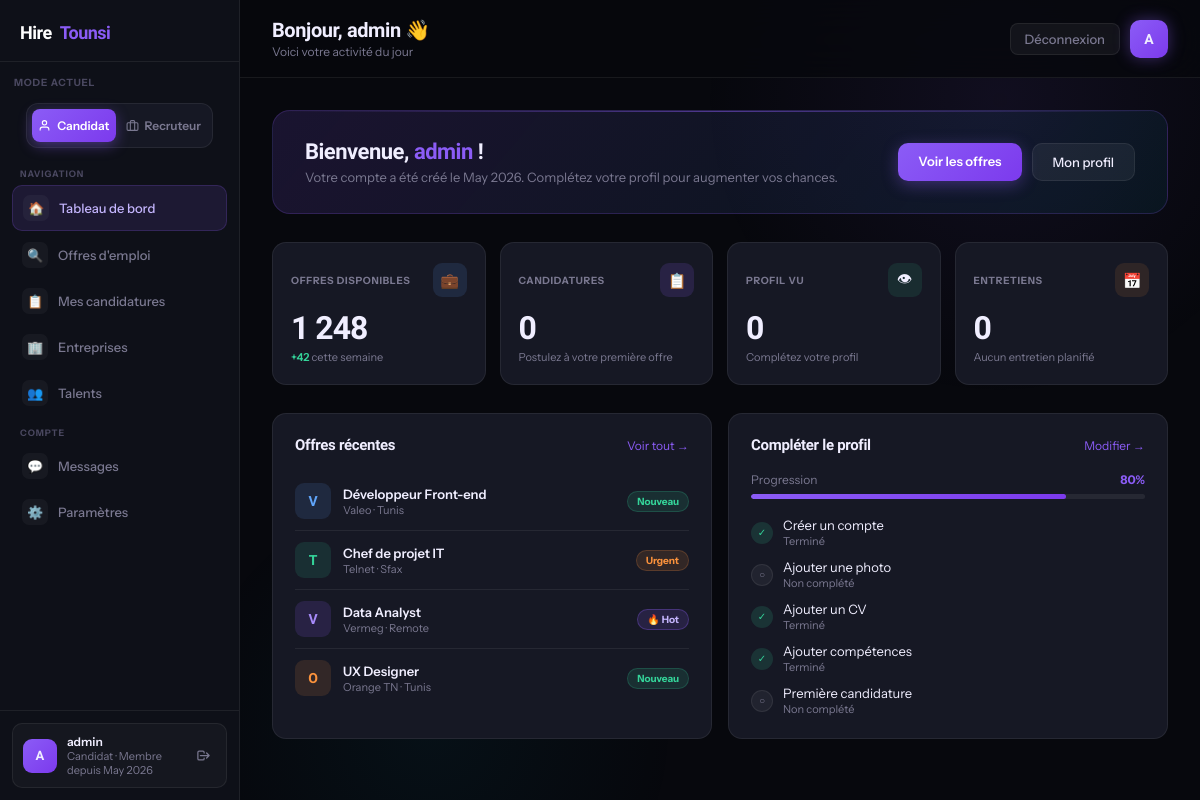
The page /dashboard.php (signed in) on the database its author committed.
### tables this page shows
CREATE TABLE `users` (
  `id` int(11) NOT NULL,
  `name` varchar(100) NOT NULL,
  `email` varchar(150) NOT NULL,
  `password` varchar(255) NOT NULL,
  `created_at` timestamp NOT NULL DEFAULT current_timestamp(),
  `phone` varchar(20) DEFAULT NULL,
  `bio` text DEFAULT NULL,
  `skills` text DEFAULT NULL,
  `cv_path` varchar(255) DEFAULT NULL,
  `avatar_path` varchar(255) DEFAULT NULL,
  `job_title` varchar(100) DEFAULT NULL,
  `role` enum('candidat','recruteur','both','admin') DEFAULT 'candidat',
  `is_recruiter` tinyint(1) DEFAULT 0,
  `profile_photo` varchar(255) DEFAULT NULL,
  `cv` varchar(255) DEFAULT NULL
);

### dashboard.php (the view, shortened to what this page needs)
<?php
include "config.php";
$userId = $_SESSION["user_id"];
$stmt = $pdo->prepare("SELECT * FROM users WHERE id = ?");
$stmt->execute([$userId]);
$userData = $stmt->fetch();
$userName = htmlspecialchars($userData["name"]);
$initials = strtoupper(substr($userName, 0, 1));
$joinDate  = isset($userData['created_at']) ? date('M Y', strtotime($userData['created_at'])) : 'N/A';
$fields = [
    !empty($userData['name']),
    !empty($userData['email']),
    !empty($userData['photo']),
    !empty($userData['cv']),
    !empty($userData['skills'])
];
$completed = array_sum($fields);
$total = count($fields);
$progress = intval(($completed / $total) * 100);
?>
<!DOCTYPE html>
<html lang="fr">
<head>
</head>
<body>
  <aside class="sidebar">
    <a href="index.html" class="sidebar-logo">
      Hire<em>Tounsi</em>
    </a>
    <div style="padding: 14px 12px 0">
      <div style="font-size:10px;font-weight:700;letter-spacing:.08em;text-transform:uppercase;color:var(--muted2);margin-bottom:8px;padding:0 2px">
        Mode actuel
      </div>
      <div class="role-switcher">
        <a href="switch_role.php?role=candidat" class="role-btn active" id="btn-candidat">
          <svg width="13" height="13" viewBox="0 0 24 24" fill="none" stroke="currentColor" stroke-width="2">
            <path d="M20 21v-2a4 4 0 0 0-4-4H8a4 4 0 0 0-4 4v2"/>
            <circle cx="12" cy="7" r="4"/>
          </svg>
          Candidat
        </a>
        <a href="switch_role.php?role=recruteur" class="role-btn" id="btn-recruteur">
          <svg width="13" height="13" viewBox="0 0 24 24" fill="none" stroke="currentColor" stroke-width="2">
            <rect width="20" height="14" x="2" y="7" rx="2"/>
            <path d="M16 21V5a2 2 0 0 0-2-2h-4a2 2 0 0 0-2 2v16"/>
          </svg>
          Recruteur
        </a>
      </div>
    </div>
    <nav class="sidebar-nav">
      <span class="nav-sep">Navigation</span>
      <a href="#" class="nav-item active">
        <span class="nav-icon">🏠</span> Tableau de bord
      </a>
      <a href="jobs.php" class="nav-item">
        <span class="nav-icon">🔍</span> Offres d'emploi
      </a>
      <a href="#" class="nav-item">
        <span class="nav-icon">📋</span> Mes candidatures
      </a>
      <a href="#" class="nav-item">
        <span class="nav-icon">🏢</span> Entreprises
      </a>
      <a href="#" class="nav-item">
        <span class="nav-icon">👥</span> Talents
      </a>
      <span class="nav-sep">Compte</span>
      <a href="#" class="nav-item">
        <span class="nav-icon">💬</span> Messages
      </a>
      <a href="#" class="nav-item">
        <span class="nav-icon">⚙️</span> Paramètres
      </a>
    </nav>
    <div class="sidebar-bottom">
      <div class="user-pill">
        <div class="avatar-sm"><?= $initials ?></div>
        <div class="user-pill-info">
          <div class="upn"><?= $userName ?></div>
          <div class="upr">Candidat · Membre depuis <?= $joinDate ?></div>
        </div>
        <a href="logout.php" class="logout-btn" title="Déconnexion">
          <svg width="15" height="15" fill="none" viewBox="0 0 24 24" stroke="currentColor" stroke-width="2">
            <path stroke-linecap="round" stroke-linejoin="round" d="M17 16l4-4m0 0l-4-4m4 4H7m6 4v1a2 2 0 01-2 2H5a2 2 0 01-2-2V7a2 2 0 012-2h6a2 2 0 012 2v1"/>
          </svg>
        </a>
      </div>
    </div>
  </aside>
  <div class="main">
    <div class="topbar">
      <div>
        <h1>Bonjour, <?= $userName ?> 👋</h1>
        <p>Voici votre activité du jour</p>
      </div>
      <div class="topbar-right">
        <a href="logout.php" class="topbar-logout">Déconnexion</a>
        <div class="avatar-lg"><?= $initials ?></div>
      </div>
    </div>
    <div class="content">
      <div class="welcome-banner">
        <div>
          <h2>Bienvenue, <span><?= $userName ?></span> !</h2>
          <p>Votre compte a été créé le <?= $joinDate ?>. Complétez votre profil pour augmenter vos chances.</p>
        </div>
        <div class="welcome-actions">
          <a href="jobs.php" class="btn-primary">Voir les offres</a>
          <a href="profile.php" class="btn-secondary">Mon profil</a>
        </div>
      </div>
      <div class="stats-grid">
        <div class="stat-card">
          <div class="stat-top">
            <span class="stat-label">Offres disponibles</span>
            <div class="stat-icon si-blue">💼</div>
          </div>
          <div class="stat-val">1 248</div>
          <div class="stat-sub"><em>+42</em> cette semaine</div>
        </div>
        <div class="stat-card">
          <div class="stat-top">
            <span class="stat-label">Candidatures</span>
            <div class="stat-icon si-purple">📋</div>
          </div>
          <div class="stat-val">0</div>
          <div class="stat-sub">Postulez à votre première offre</div>
        </div>
        <div class="stat-card">
          <div class="stat-top">
            <span class="stat-label">Profil vu</span>
            <div class="stat-icon si-green">👁</div>
          </div>
          <div class="stat-val">0</div>
          <div class="stat-sub">Complétez votre profil</div>
        </div>
        <div class="stat-card">
          <div class="stat-top">
            <span class="stat-label">Entretiens</span>
            <div class="stat-icon si-orange">📅</div>
          </div>
          <div class="stat-val">0</div>
          <div class="stat-sub">Aucun entretien planifié</div>
        </div>
      </div>
      <div class="two-col">
        <div class="panel">
          <div class="panel-header">
            <span class="panel-title">Offres récentes</span>
            <a href="jobs.php" class="panel-action">Voir tout →</a>
          </div>
          <div class="job-item">
            <div class="job-co" style="background:rgba(96,165,250,.12);color:#60a5fa;">V</div>
            <div class="job-info">
              <div class="job-title">Développeur Front-end</div>
              <div class="job-company">Valeo · Tunis</div>
            </div>
            <span class="job-badge badge-new">Nouveau</span>
          </div>
          <div class="job-item">
            <div class="job-co" style="background:rgba(52,211,153,.12);color:#34d399;">T</div>
            <div class="job-info">
              <div class="job-title">Chef de projet IT</div>
              <div class="job-company">Telnet · Sfax</div>
            </div>
            <span class="job-badge badge-urgent">Urgent</span>
          </div>
          <div class="job-item">
            <div class="job-co" style="background:rgba(139,92,246,.15);color:#a78bfa;">V</div>
            <div class="job-info">
              <div class="job-title">Data Analyst</div>
              <div class="job-company">Vermeg · Remote</div>
            </div>
            <span class="job-badge badge-hot">🔥 Hot</span>
          </div>
          <div class="job-item">
            <div class="job-co" style="background:rgba(251,146,60,.12);color:#fb923c;">O</div>
            <div class="job-info">
              <div class="job-title">UX Designer</div>
              <div class="job-company">Orange TN · Tunis</div>
            </div>
            <span class="job-badge badge-new">Nouveau</span>
          </div>
        </div>
<div class="panel">
  <div class="panel-header">
    <span class="panel-title">Compléter le profil</span>
    <a href="edit_profile.php" class="panel-action">Modifier →</a>
  </div>
  <div class="progress-wrap">
    <div class="progress-top">
      <span style="color:var(--muted)">Progression</span>
      <strong><?= $progress ?>%</strong>
    </div>
    <div class="progress-bar">
      <div class="progress-fill" style="width:<?= $progress ?>%"></div>
    </div>
  </div>
  <div class="completion-list">
    <div class="completion-item">
      <div class="check done">✓</div>
      <div class="completion-text">Créer un compte <span>Terminé</span></div>
    </div>
    <div class="completion-item">
      <div class="check <?= !empty($userData['photo']) ? 'done' : 'todo' ?>">
        <?= !empty($userData['photo']) ? '✓' : '○' ?>
      </div>
      <div class="completion-text">
        Ajouter une photo
        <span><?= !empty($userData['photo']) ? 'Terminé' : 'Non complété' ?></span>
      </div>
    </div>
    <div class="completion-item">
      <div class="check <?= !empty($userData['cv']) ? 'done' : 'todo' ?>">
        <?= !empty($userData['cv']) ? '✓' : '○' ?>
      </div>
      <div class="completion-text">
        Ajouter un CV
        <span><?= !empty($userData['cv']) ? 'Terminé' : 'Non complété' ?></span>
      </div>
    </div>
    <div class="completion-item">
      <div class="check <?= !empty($userData['skills']) ? 'done' : 'todo' ?>">
        <?= !empty($userData['skills']) ? '✓' : '○' ?>
      </div>
      <div class="completion-text">
        Ajouter compétences
        <span><?= !empty($userData['skills']) ? 'Terminé' : 'Non complété' ?></span>
      </div>
    </div>
    <div class="completion-item">
      <div class="check todo">○</div>
      <div class="completion-text">
        Première candidature
        <span>Non complété</span>
      </div>
    </div>
  </div>
</div>
</body>
</html>

### rows shown on the page
users: name "A", name "admin", created_at "May 2026"

### other values the page prints
$progress "80"
